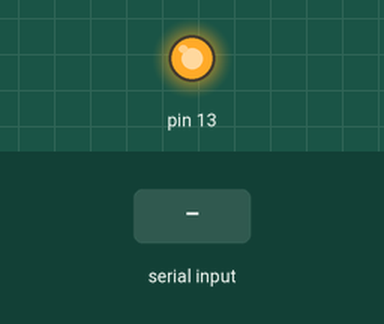
Simulated run of this sketch. Board: Arduino Mega 2560, built with avr-gcc and run on an emulated ATmega2560. On the bench: output pins drawn as LEDs (lit = HIGH). Inputs (shaded band) come from the test bench. What the sketch prints to the serial monitor is not drawn.

Above: at 1.2 s.
1.3 s: "1" received over the second serial link
Timing chart, 0 to 4.3 s (numbered marks = the images above; inputs shaded):
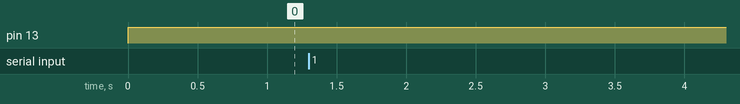

Measured:
- after the input at 1.3 s, every drawn part: stays the same

The sketch:

sketch_bt.ino
```cpp
// 온 보드 LED 켜짐 상태 토글
volatile char ledStatus;
void toggle()
{
  ledStatus = !ledStatus;
  digitalWrite(13, ledStatus);
}

void setup()
{
  pinMode(13,OUTPUT);

  Serial1.begin(9600);
  while (!Serial1);
  Serial.begin(9600);
  while (!Serial);

  Serial1.print("AT");
}

void loop()
{
  toggle();
  Serial.println("SoMaSpells");
  for (;;)
  {
    while (Serial1.available() <= 0);
    Serial.write(Serial1.read());
  }
}
```
